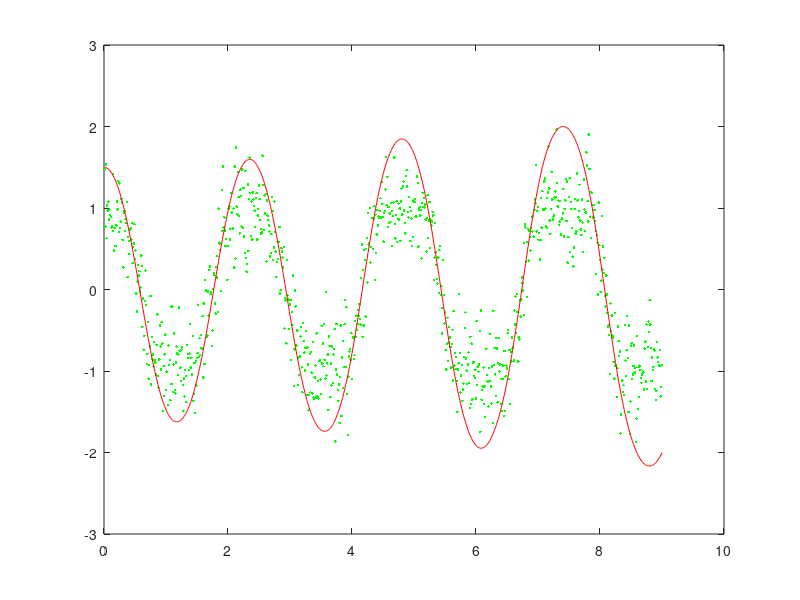

Write MATLAB code to recreate this figure.
%%%%%%%%%%%%%%%%%%%%%%%%%%%%%%%%%%%%%%%%%%%%%%%%%%%%%%%%%%%%%%%%%
%
% Simulate pendulum data for the examples in the book
%
% Simo Sarkka (2013), Bayesian Filtering and Smoothing,
% Cambridge University Press. 
%
% Last updated: $Date: 2013/08/26 12:58:41 $.
%
% This software is distributed under the GNU General Public 
% Licence (version 2 or later); please refer to the file 
% Licence.txt, included with the software, for details.
%
%%%%%%%%%%%%%%%%%%%%%%%%%%%%%%%%%%%%%%%%%%%%%%%%%%%%%%%%%%%%%%%%%

%%
% Simulate simple pendulum. Note that the system easily
% diverges, but it should not matter.
    
    % Remember to comment these out when benchmarking!
    fprintf('!! Using fixed random stream !!\n');
    rand('state',1)
    randn('state',1)
    % <--- 
    
    DT = 0.01;
    g  = 9.81;
    Q  = 0.02*[DT^3/3 DT^2/2; DT^2/2 DT];
    R  = 0.1;
    m0 = [1.6;0]; % Slightly off
    P0 = 0.1*eye(2);
        
    steps = 900;

    QL = chol(Q,'lower');
   
    T = [];
    X = [];
    Y = [];
    t = 0;
    x = [1.5;0];
    for k=1:steps
        x = [x(1)+x(2)*DT;
             x(2)-g*sin(x(1))*DT];
        w = QL * randn(2,1);
        x = x + w;
        y = sin(x(1)) + sqrt(R)*randn;
        t = t + DT;
        X = [X x];
        Y = [Y y];
        T = [T t];
    end
    figure
  % Plot the data
  plot(T,Y,'g.',T,X(1,:),'r-');

